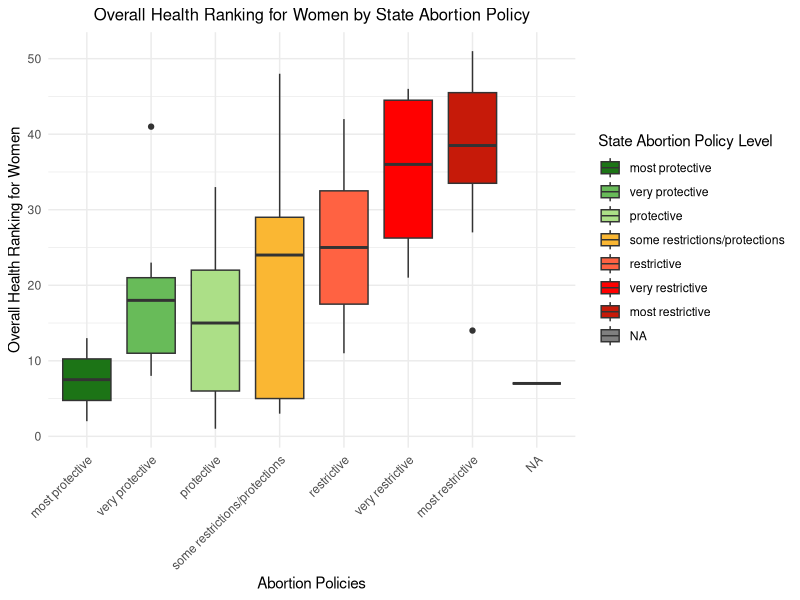
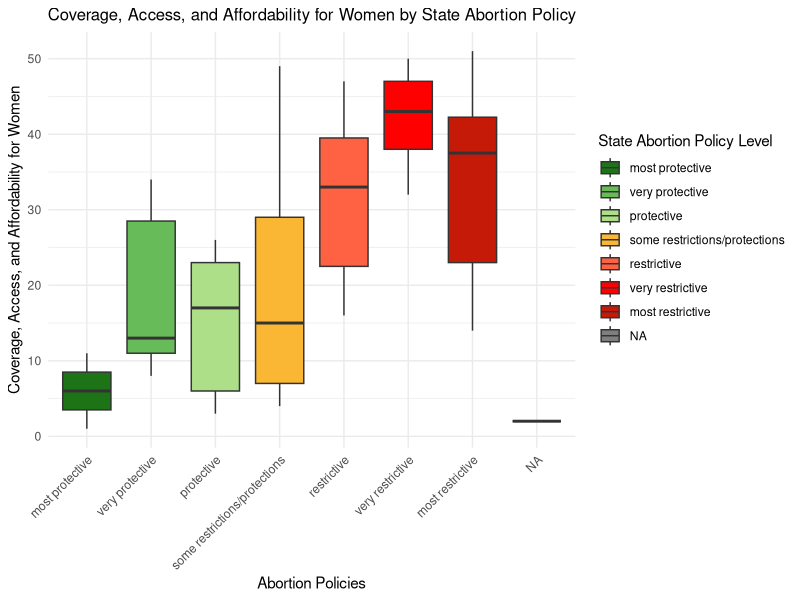
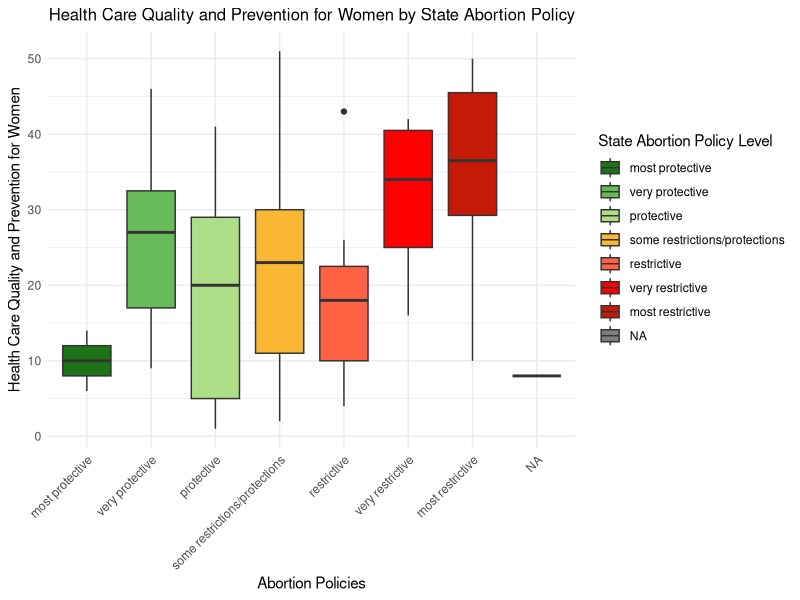
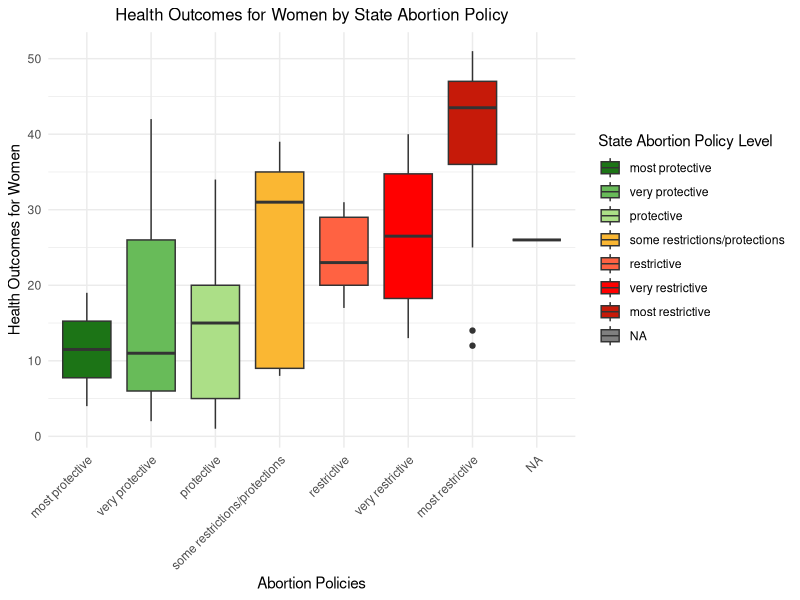
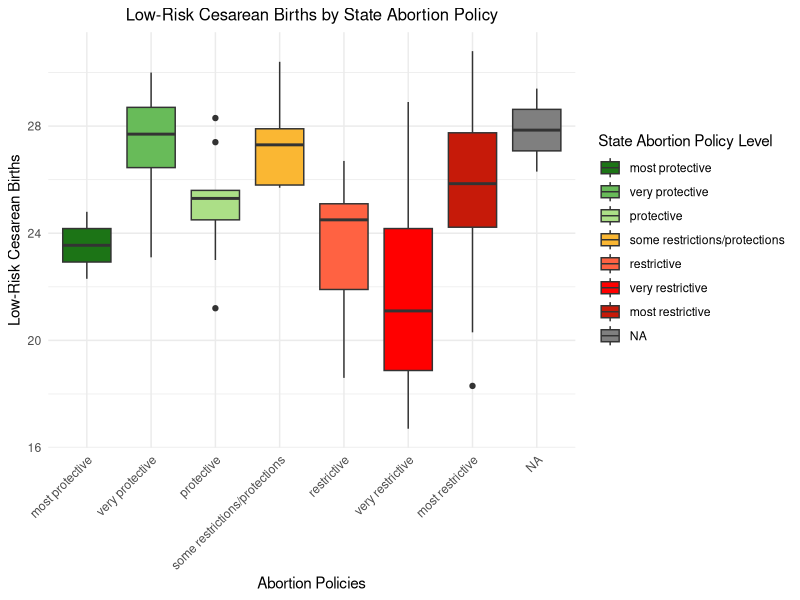
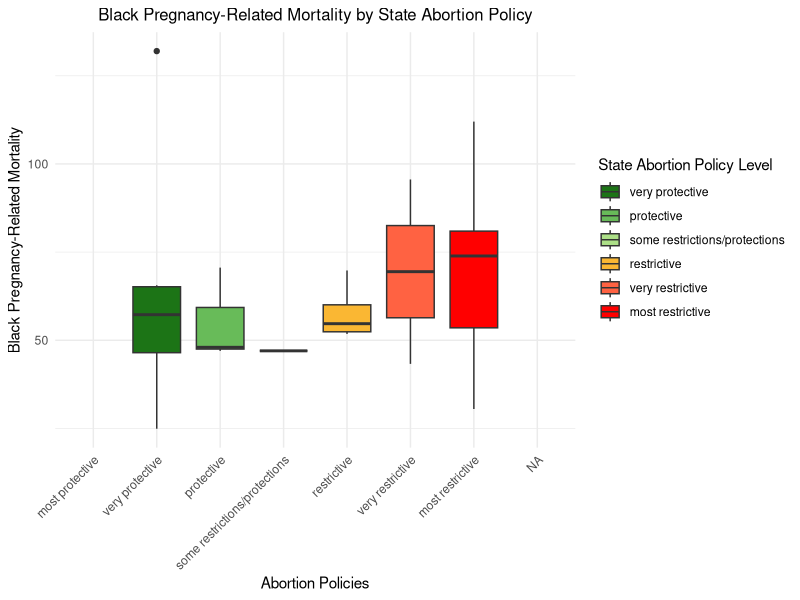
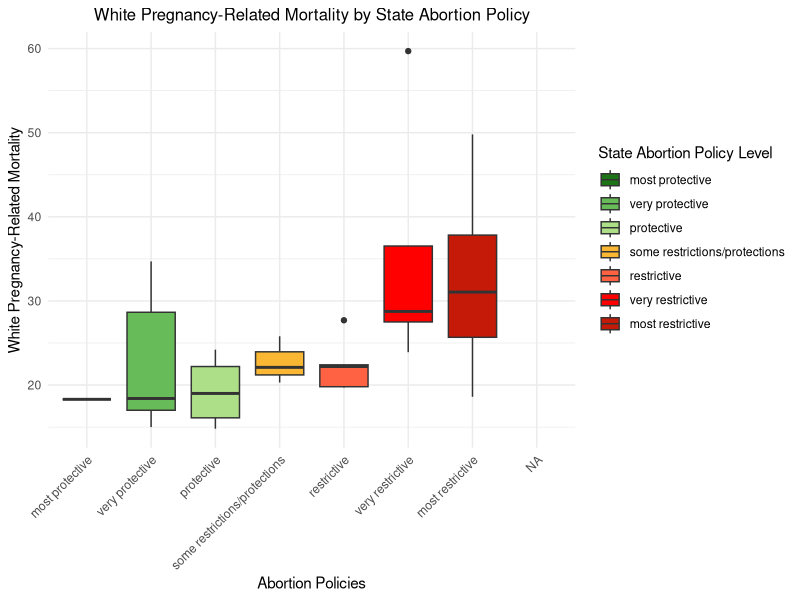
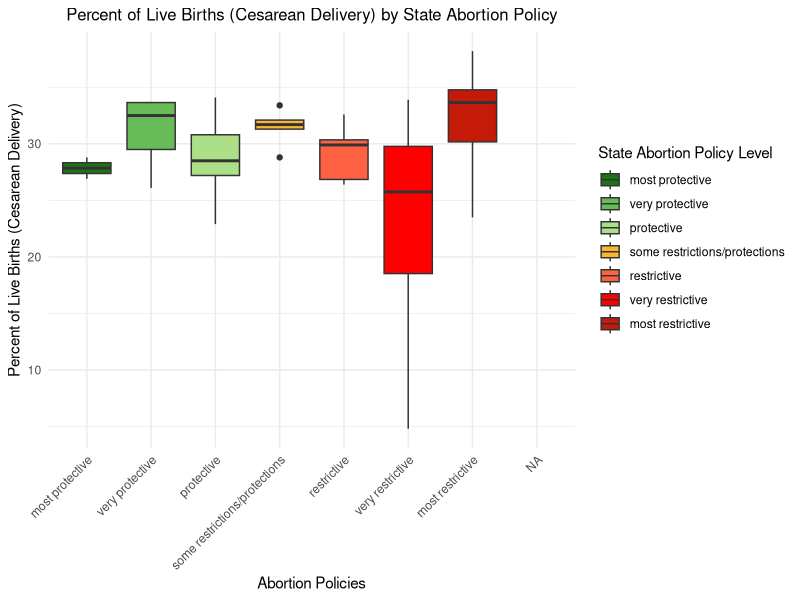

Reproduce these figures in R, in order.
## ---- chunk 1

library(readr)
df <- read_csv("../data/clean_data/new.csv")

## ---- chunk 2

library(readr)
merged_df <- read_csv("../data/clean_data/merged_data.csv")

## ---- chunk 3

install.packages("ggplot2", repos = "https://cloud.r-project.org/")
library(ggplot2)

df <- merge(df, merged_df[, c("State", "abortion_policies")], by = "State", all.x = TRUE)

# Convert abortion_policies to a factor with ordered levels
df$abortion_policies <- factor(df$abortion_policies, 
                               levels = c("most protective", "very protective", 
                                          "protective", "some restrictions/protections", 
                                          "restrictive", "very restrictive", "most restrictive"))
## ---- chunk 4

# Define the function to create boxplots
plot_boxplot <- function(df, var_name, y_label, title) {
  ggplot(df, aes(x = abortion_policies, y = .data[[var_name]], fill = abortion_policies)) +
    geom_boxplot() +
    scale_fill_manual(values = c("#1c7416", "#68bb59", "#acdf87", "#fab733", "#ff6242", "#ff0000", "#c61a09")) +
    labs(
      x = "Abortion Policies", 
      y = y_label, 
      fill = "State Abortion Policy Level",
      title = title
    ) +
    theme_minimal() +
    theme(
      axis.text.x = element_text(angle = 45, hjust = 1),
      plot.title = element_text(size = 12, hjust = 0.5)
    )
}

# List of variables and their corresponding labels
variables <- c(
  "overall_health_ranking" = "Overall Health Ranking for Women",
  "coverage_access_and_affordability" = "Coverage, Access, and Affordability for Women",
  "health_care_quality_and_prevention" = "Health Care Quality and Prevention for Women",
  "health_outcomes" = "Health Outcomes for Women",
  "low_risk_cesarean_births" = "Low-Risk Cesarean Births",
  "black_pregnancy_related_mortality" = "Black Pregnancy-Related Mortality",
  "white_pregnancy_related_mortality" = "White Pregnancy-Related Mortality",
  "percent_of_live_births_cesarean_delivery" = "Percent of Live Births (Cesarean Delivery)",
  "percent_of_late_no_prenatal_care" = "Percent of Late/No Prenatal Care",
  "percent_of_births_financed_by_medicaid" = "Percent of Births Financed by Medicaid"
)

# Generate boxplots for each variable
plots <- lapply(names(variables), function(var) {
  plot_boxplot(df, var, variables[[var]], paste(variables[[var]], "by State Abortion Policy"))
})

# Display all plots
plots

## ---- chunk 5
# Remove NA values
df_clean <- df[!is.na(df$medicaid_eligibility_for_pregnant_people_at_or_above_twohundredpercent_federal_poverty_level) & 
                 !is.na(df$abortion_policies), ]

# Convert to factor
df_clean$medicaid_eligibility <- factor(df_clean$medicaid_eligibility_for_pregnant_people_at_or_above_twohundredpercent_federal_poverty_level, 
                                        levels = c("0", "1"))

# Stacked bar plot
ggplot(df_clean, aes(x = medicaid_eligibility, fill = abortion_policies)) +
  geom_bar(position = "fill") +
  labs(
    x = "Medicaid Eligibility (≥200% FPL)", 
    y = "Proportion", 
    fill = "State Abortion Policy Level",
    title = "Medicaid Eligibility (≥200% FPL) by State Abortion Policy"
  ) +
  scale_x_discrete(labels = c("0" = "Not Eligible", "1" = "Eligible")) +
  scale_fill_manual(values = c("#1c7416", "#68bb59", "#acdf87", "#fab733", "#ff6242", "#ff0000", "#c61a09")) +
  theme_classic() +
  theme(
    axis.text.x = element_text(angle = 45, hjust = 1),
    plot.title = element_text(size = 12, hjust = 0.5)
  )

## ---- chunk 6

# Define the function to create boxplots
plot_boxplot <- function(df, var_name, y_label, title) {
  # Extract numbers before dash if present
  df[[paste0(var_name, "_numeric")]] <- as.numeric(gsub("^(\\d+).*", "\\1", df[[var_name]]))
  
  ggplot(df, aes(x = abortion_policies, y = .data[[paste0(var_name, "_numeric")]], fill = abortion_policies)) +
    geom_boxplot() +
    scale_fill_manual(values = c("#1c7416", "#68bb59", "#acdf87", "#fab733", "#ff6242", "#ff0000", "#c61a09")) +
    labs(
      x = "Abortion Policies", 
      y = y_label,
      fill = "State Abortion Policy Level",
      title = title
    ) +
    theme_minimal() +
    theme(
      axis.text.x = element_text(angle = 45, hjust = 1),
      plot.title = element_text(size = 12, hjust = 0.5)
    )
}

# List of variables and their corresponding labels
variables <- c(
  "maternity_healthcare_providers" = "Maternity Health Providers"
)

# Generate boxplots for each variable
plots <- lapply(names(variables), function(var) {
  plot_boxplot(df, var, variables[[var]], paste(variables[[var]], "by State Abortion Policy"))
})

# Display all plots
plots

